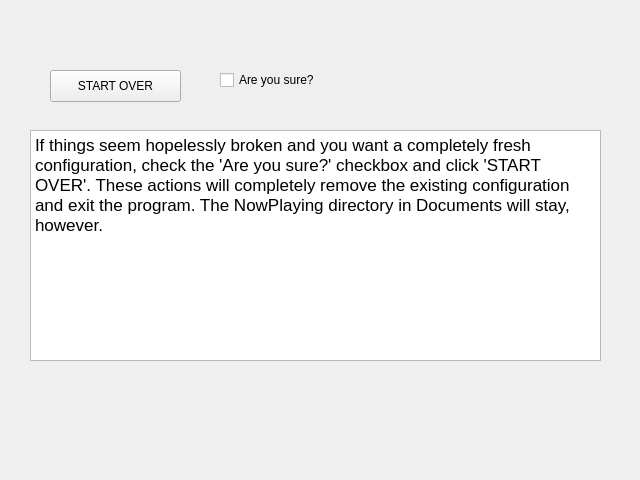
<?xml version="1.0" encoding="UTF-8"?>
<ui version="4.0">
 <class>destroy</class>
 <widget class="QWidget" name="destroy">
  <property name="geometry">
   <rect>
    <x>0</x>
    <y>0</y>
    <width>640</width>
    <height>480</height>
   </rect>
  </property>
  <property name="windowTitle">
   <string>Destroy Configuration</string>
  </property>
  <property name="windowIcon">
   <iconset resource="settings.qrc">
    <normaloff>:/resources/icon.ico</normaloff>:/resources/icon.ico</iconset>
  </property>
  <widget class="QPushButton" name="startover_button">
   <property name="geometry">
    <rect>
     <x>50</x>
     <y>70</y>
     <width>131</width>
     <height>32</height>
    </rect>
   </property>
   <property name="text">
    <string>START OVER</string>
   </property>
  </widget>
  <widget class="QCheckBox" name="areyousure_checkbox">
   <property name="geometry">
    <rect>
     <x>220</x>
     <y>70</y>
     <width>251</width>
     <height>20</height>
    </rect>
   </property>
   <property name="text">
    <string>Are you sure?</string>
   </property>
  </widget>
  <widget class="QTextBrowser" name="description">
   <property name="geometry">
    <rect>
     <x>30</x>
     <y>130</y>
     <width>571</width>
     <height>231</height>
    </rect>
   </property>
   <property name="html">
    <string>&lt;!DOCTYPE HTML PUBLIC &quot;-//W3C//DTD HTML 4.0//EN&quot; &quot;http://www.w3.org/TR/REC-html40/strict.dtd&quot;&gt;
&lt;html&gt;&lt;head&gt;&lt;meta name=&quot;qrichtext&quot; content=&quot;1&quot; /&gt;&lt;meta charset=&quot;utf-8&quot; /&gt;&lt;style type=&quot;text/css&quot;&gt;
p, li { white-space: pre-wrap; }
hr { height: 1px; border-width: 0; }
li.unchecked::marker { content: &quot;\2610&quot;; }
li.checked::marker { content: &quot;\2612&quot;; }
&lt;/style&gt;&lt;/head&gt;&lt;body style=&quot; font-family:'.AppleSystemUIFont'; font-size:13pt; font-weight:400; font-style:normal;&quot;&gt;
&lt;p style=&quot; margin-top:12px; margin-bottom:12px; margin-left:0px; margin-right:0px; -qt-block-indent:0; text-indent:0px;&quot;&gt;If things seem hopelessly broken and you want a completely fresh configuration, check the 'Are you sure?' checkbox and click 'START OVER'. These actions will completely remove the existing configuration and exit the program. The NowPlaying directory in Documents will stay, however.&lt;/p&gt;&lt;/body&gt;&lt;/html&gt;</string>
   </property>
  </widget>
 </widget>
 <resources>
  <include location="settings.qrc"/>
 </resources>
 <connections/>
</ui>
